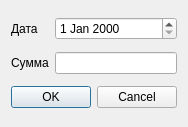
<?xml version="1.0" encoding="UTF-8"?>
<ui version="4.0">
 <class>refilldialog</class>
 <widget class="QDialog" name="refilldialog">
  <property name="geometry">
   <rect>
    <x>0</x>
    <y>0</y>
    <width>184</width>
    <height>127</height>
   </rect>
  </property>
  <property name="windowTitle">
   <string>Пополнить</string>
  </property>
  <layout class="QGridLayout" name="gridLayout">
   <item row="0" column="0">
    <widget class="QLabel" name="label">
     <property name="text">
      <string>Дата</string>
     </property>
    </widget>
   </item>
   <item row="0" column="1">
    <widget class="QDateEdit" name="dateEdit"/>
   </item>
   <item row="1" column="0">
    <widget class="QLabel" name="label_2">
     <property name="text">
      <string>Сумма</string>
     </property>
    </widget>
   </item>
   <item row="1" column="1">
    <widget class="QLineEdit" name="lineEdit"/>
   </item>
   <item row="2" column="0" colspan="2">
    <widget class="QDialogButtonBox" name="buttonBox">
     <property name="orientation">
      <enum>Qt::Horizontal</enum>
     </property>
     <property name="standardButtons">
      <set>QDialogButtonBox::Cancel|QDialogButtonBox::Ok</set>
     </property>
    </widget>
   </item>
  </layout>
 </widget>
 <resources/>
 <connections>
  <connection>
   <sender>buttonBox</sender>
   <signal>accepted()</signal>
   <receiver>refilldialog</receiver>
   <slot>accept()</slot>
   <hints>
    <hint type="sourcelabel">
     <x>248</x>
     <y>254</y>
    </hint>
    <hint type="destinationlabel">
     <x>157</x>
     <y>274</y>
    </hint>
   </hints>
  </connection>
  <connection>
   <sender>buttonBox</sender>
   <signal>rejected()</signal>
   <receiver>refilldialog</receiver>
   <slot>reject()</slot>
   <hints>
    <hint type="sourcelabel">
     <x>316</x>
     <y>260</y>
    </hint>
    <hint type="destinationlabel">
     <x>286</x>
     <y>274</y>
    </hint>
   </hints>
  </connection>
 </connections>
</ui>
